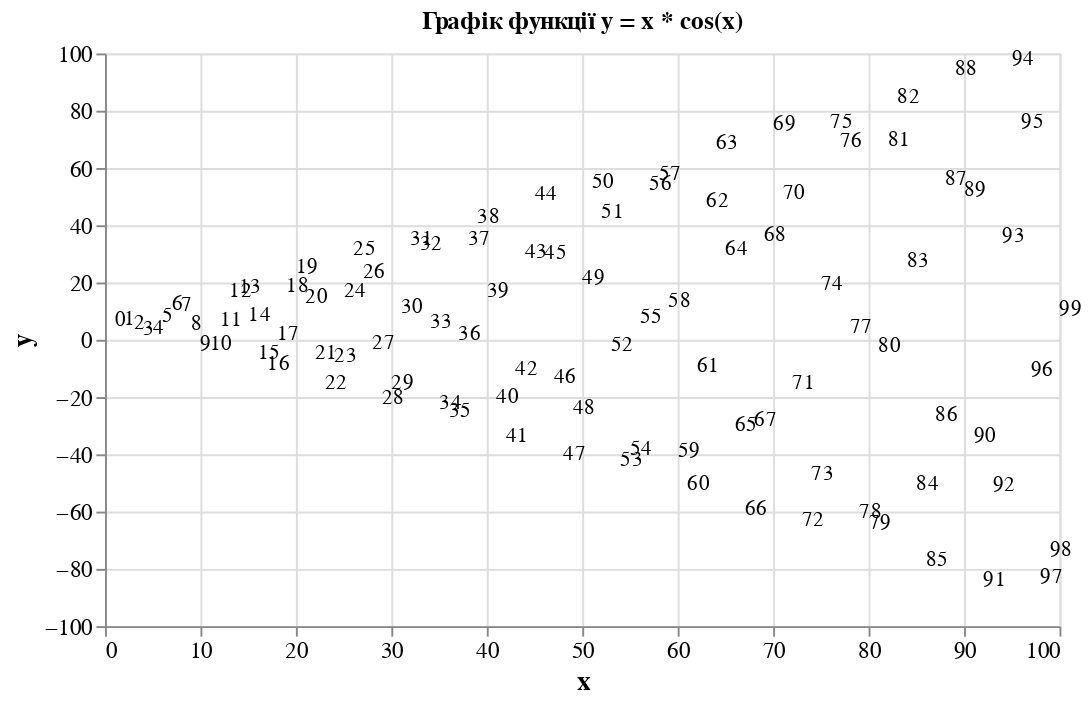

Here is the notebook cell this chart was saved with:
### Code cell
line_chart = line_chart.mark_text(
    align='left',
    baseline='bottom',
    dx=5, 
    dy=-5,  
).encode(
    text='x:N'  
)
line_chart

### Figure 1 — Vega-Lite specification as saved in the notebook (floating-point values rounded to 4 significant figures)
{"config": {"view": {"continuousWidth": 400, "continuousHeight": 300}, "axis": {"labelFontSize": 12, "titleFontSize": 14}}, "data": {"name": "data-eee501264ffd05058e1d20415cd87925"}, "mark": {"type": "text", "align": "left", "baseline": "bottom", "dx": 5, "dy": -5}, "encoding": {"text": {"type": "nominal", "field": "x"}, "x": {"type": "quantitative", "field": "x"}, "y": {"type": "quantitative", "field": "y"}}, "height": 300, "title": "Графік функції y = x * cos(x)", "width": 500, "$schema": "https://vega.github.io/schema/vega-lite/v4.8.1.json", "datasets": {"data-eee501264ffd05058e1d20415cd87925": [{"x": 0, "y": 0.0}, {"x": 1, "y": 0.5403}, {"x": 2, "y": -0.8323}, {"x": 3, "y": -2.97}, {"x": 4, "y": -2.615}, {"x": 5, "y": 1.418}, {"x": 6, "y": 5.761}, {"x": 7, "y": 5.277}, {"x": 8, "y": -1.164}, {"x": 9, "y": -8.2}, {"x": 10, "y": -8.391}, {"x": 11, "y": 0.04868}, {"x": 12, "y": 10.13}, {"x": 13, "y": 11.8}, {"x": 14, "y": 1.914}, {"x": 15, "y": -11.4}, {"x": 16, "y": -15.32}, {"x": 17, "y": -4.678}, {"x": 18, "y": 11.89}, {"x": 19, "y": 18.79}, {"x": 20, "y": 8.162}, {"x": 21, "y": -11.5}, {"x": 22, "y": -22.0}, {"x": 23, "y": -12.26}, {"x": 24, "y": 10.18}, {"x": 25, "y": 24.78}, {"x": 26, "y": 16.82}, {"x": 27, "y": -7.888}, {"x": 28, "y": -26.95}, {"x": 29, "y": -21.69}, {"x": 30, "y": 4.628}, {"x": 31, "y": 28.36}, {"x": 32, "y": 26.7}, {"x": 33, "y": -0.4381}, {"x": 34, "y": -28.85}, {"x": 35, "y": -31.63}, {"x": 36, "y": -4.607}, {"x": 37, "y": 28.32}, {"x": 38, "y": 36.29}, {"x": 39, "y": 10.4}, {"x": 40, "y": -26.68}, {"x": 41, "y": -40.48}, {"x": 42, "y": -16.8}, {"x": 43, "y": 23.87}, {"x": 44, "y": 43.99}, {"x": 45, "y": 23.64}, {"x": 46, "y": -19.88}, {"x": 47, "y": -46.64}, {"x": 48, "y": -30.73}, {"x": 49, "y": 14.73}, {"x": 50, "y": 48.25}, {"x": 51, "y": 37.85}, {"x": 52, "y": -8.476}, {"x": 53, "y": -48.67}, {"x": 54, "y": -44.78}, {"x": 55, "y": 1.217}, {"x": 56, "y": 47.78}, {"x": 57, "y": 51.29}, {"x": 58, "y": 6.912}, {"x": 59, "y": -45.49}, {"x": 60, "y": -57.14}, {"x": 61, "y": -15.74}, {"x": 62, "y": 41.76}, {"x": 63, "y": 62.11}, {"x": 64, "y": 25.08}, {"x": 65, "y": -36.56}, {"x": 66, "y": -65.98}, {"x": 67, "y": -34.69}, {"x": 68, "y": 29.93}, {"x": 69, "y": 68.54}, {"x": 70, "y": 44.33}, {"x": 71, "y": -21.94}, {"x": 72, "y": -69.64}, {"x": 73, "y": -53.74}, {"x": 74, "y": 12.71}, {"x": 75, "y": 69.13}, {"x": 76, "y": 62.65}, {"x": 77, "y": -2.385}, {"x": 78, "y": -66.91}, {"x": 79, "y": -70.78}, {"x": 80, "y": -8.831}, {"x": 81, "y": 62.91}, {"x": 82, "y": 77.87}, {"x": 83, "y": 20.71}, {"x": 84, "y": -57.12}, {"x": 85, "y": -83.67}, {"x": 86, "y": -33.0}, {"x": 87, "y": 49.57}, {"x": 88, "y": 87.94}, {"x": 89, "y": 45.41}, {"x": 90, "y": -40.33}, {"x": 91, "y": -90.49}, {"x": 92, "y": -57.63}, {"x": 93, "y": 29.52}, {"x": 94, "y": 91.13}, {"x": 95, "y": 69.37}, {"x": 96, "y": -17.32}, {"x": 97, "y": -89.74}, {"x": 98, "y": -80.29}, {"x": 99, "y": 3.942}]}}
